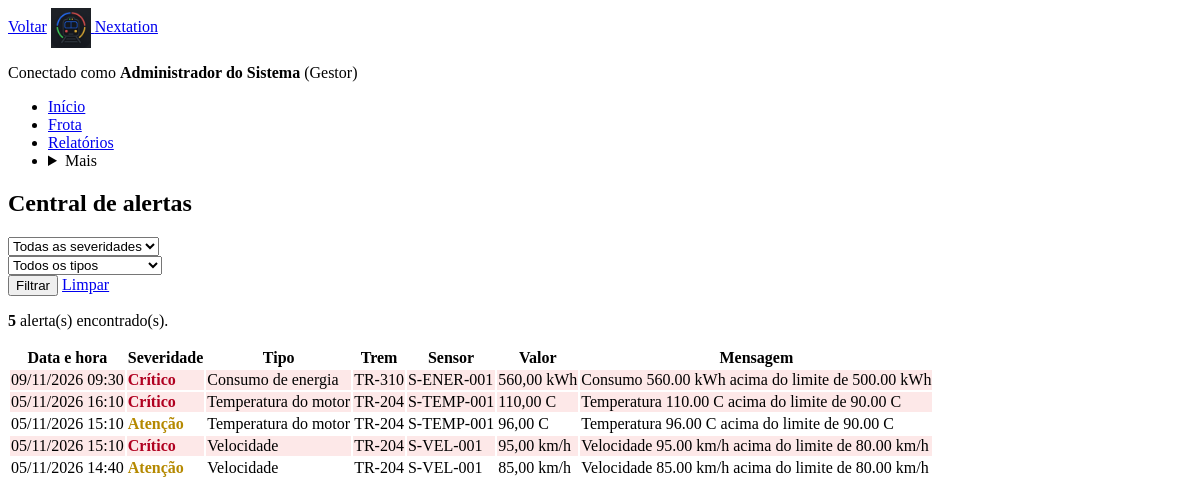
The page /notificacoes_alertas.php (signed in) on the database its author committed.
### tables this page shows
CREATE TABLE alertas (
    id_alerta INT NOT NULL AUTO_INCREMENT,
    id_leitura INT NOT NULL,
    tipo VARCHAR(40) NOT NULL,
    severidade ENUM('normal','atencao','critico') NOT NULL,
    mensagem VARCHAR(200) NOT NULL,
    data_hora DATETIME NOT NULL,
    PRIMARY KEY (id_alerta),
    CONSTRAINT fk_alertas_leituras FOREIGN KEY (id_leitura) REFERENCES leituras (id_leitura) ON DELETE CASCADE
);

CREATE TABLE sensores (
    id_sensor INT NOT NULL AUTO_INCREMENT,
    id_trem INT NOT NULL,
    codigo VARCHAR(20) NOT NULL,
    tipo VARCHAR(40) NOT NULL,
    localizacao VARCHAR(80),
    segmento VARCHAR(80),
    PRIMARY KEY (id_sensor),
    UNIQUE KEY uq_sensores_codigo (codigo),
    CONSTRAINT fk_sensores_trens FOREIGN KEY (id_trem) REFERENCES trens (id_trem) ON DELETE RESTRICT
);

CREATE TABLE trens (
    id_trem INT NOT NULL AUTO_INCREMENT,
    prefixo VARCHAR(10) NOT NULL,
    modelo VARCHAR(60) NOT NULL,
    ano INT NOT NULL,
    status ENUM('em_operacao','manutencao','inativo') NOT NULL DEFAULT 'em_operacao',
    capacidade DECIMAL(8,2) NOT NULL,
    ultima_inspecao DATE NULL,
    PRIMARY KEY (id_trem),
    UNIQUE KEY uq_trens_prefixo (prefixo)
);

CREATE TABLE leituras (
    id_leitura INT NOT NULL AUTO_INCREMENT,
    id_sensor INT NOT NULL,
    data_hora DATETIME NOT NULL,
    valor DECIMAL(10,2) NOT NULL,
    unidade VARCHAR(10) NOT NULL,
    PRIMARY KEY (id_leitura),
    CONSTRAINT fk_leituras_sensores FOREIGN KEY (id_sensor) REFERENCES sensores (id_sensor) ON DELETE CASCADE
);

### includes/funcoes.php (called while the page is built, shortened)
<?php
function e($texto)
{
    return htmlspecialchars((string)$texto, ENT_QUOTES, 'UTF-8');
}
function rotulosSeveridade()
{
    return ['normal' => 'Normal', 'atencao' => 'Atenção', 'critico' => 'Crítico'];
}

### includes/limites.php (called while the page is built, shortened)
<?php
function tiposSensor()
{
    return [
        'velocidade'        => 'Velocidade',
        'temperatura_motor' => 'Temperatura do motor',
        'consumo_energia'   => 'Consumo de energia',
        'localizacao'       => 'Localização',
    ];
}

### notificacoes_alertas.php (the view, shortened to what this page needs)
<?php
require __DIR__ . '/config/conexao.php';
require __DIR__ . '/includes/funcoes.php';
require __DIR__ . '/includes/limites.php';
$severidade = $_GET['severidade'] ?? '';
$tipo       = $_GET['tipo'] ?? '';
$pagina     = max(1, (int)($_GET['pagina'] ?? 1));
$condicoes = [];
$valores = [];
$tipos = '';
if ($severidade !== '' && array_key_exists($severidade, rotulosSeveridade())) {
    $condicoes[] = 'alertas.severidade = ?';
    $valores[] = $severidade;
    $tipos .= 's';
} else {
    $severidade = '';
}
if ($tipo !== '' && array_key_exists($tipo, tiposSensor())) {
    $condicoes[] = 'alertas.tipo = ?';
    $valores[] = $tipo;
    $tipos .= 's';
} else {
    $tipo = '';
}
$where = count($condicoes) > 0 ? ' WHERE ' . implode(' AND ', $condicoes) : '';
$from = ' FROM alertas
          INNER JOIN leituras ON leituras.id_leitura = alertas.id_leitura
          INNER JOIN sensores ON sensores.id_sensor = leituras.id_sensor
          INNER JOIN trens ON trens.id_trem = sensores.id_trem';
$stmt = $conexao->prepare('SELECT COUNT(*) AS total' . $from . $where);
$stmt->execute();
$total = (int)$stmt->get_result()->fetch_assoc()['total'];
$total_paginas = max(1, (int)ceil($total / POR_PAGINA));
$pagina = min($pagina, $total_paginas);
$offset = ($pagina - 1) * POR_PAGINA;
$sql = 'SELECT alertas.*, sensores.codigo, sensores.tipo AS tipo_sensor, trens.prefixo, leituras.valor, leituras.unidade'
     . $from . $where
     . ' ORDER BY alertas.data_hora DESC, alertas.id_alerta DESC LIMIT ? OFFSET ?';
$valores_pg = array_merge($valores, [POR_PAGINA, $offset]);
$stmt = $conexao->prepare($sql);
$stmt->bind_param($tipos . 'ii', ...$valores_pg);
$stmt->execute();
$resultado = $stmt->get_result();
$filtros = array_filter(['severidade' => $severidade, 'tipo' => $tipo]);
require __DIR__ . '/includes/cabecalho.php';
?>
<section class="pagina-cabecalho">
    <h1 class="titulo-pagina">Central de alertas</h1>
</section>
<form class="filtros" method="GET" action="notificacoes_alertas.php" role="search">
    <div class="campo">
        <select class="campo-entrada" id="severidade" name="severidade">
            <option value="">Todas as severidades</option>
        </select>
    </div>
    <div class="campo">
        <select class="campo-entrada" id="tipo" name="tipo">
            <option value="">Todos os tipos</option>
        </select>
    </div>
    <div class="filtros-acoes">
        <button class="botao botao-secundario" type="submit">Filtrar</button>
        <a class="botao-link" href="notificacoes_alertas.php">Limpar</a>
    </div>
</form>
<?php if ($resultado->num_rows === 0): ?>
    <p class="estado-vazio"><?= count($filtros) > 0 ? 'Nenhum alerta encontrado para os filtros selecionados.' : 'Nenhum alerta registrado. Tudo dentro do esperado.' ?></p>
<?php else: ?>
<p class="total-resultados"><strong><?= (int)$total ?></strong> alerta(s) encontrado(s).</p>
<table class="tabela tabela-cartoes tabela-alertas">
    <thead>
        <tr><th scope="col">Data e hora</th><th scope="col">Severidade</th><th scope="col">Tipo</th><th scope="col">Trem</th><th scope="col">Sensor</th><th scope="col">Valor</th><th scope="col">Mensagem</th></tr>
    </thead>
    <tbody>
    <?php while ($a = $resultado->fetch_assoc()): ?>
        <tr class="linha<?= $a['severidade'] === 'critico' ? ' linha-critica' : '' ?>">
            <td data-label="Data e hora"><?= e(date('d/m/Y H:i', strtotime($a['data_hora']))) ?></td>
            <td data-label="Severidade"><span class="selo sev-<?= e($a['severidade']) ?>"><?= e(rotulosSeveridade()[$a['severidade']] ?? $a['severidade']) ?></span></td>
            <td data-label="Tipo"><?= e(tiposSensor()[$a['tipo_sensor']] ?? $a['tipo_sensor']) ?></td>
            <td class="celula-principal" data-label="Trem"><?= e($a['prefixo']) ?></td>
            <td data-label="Sensor"><?= e($a['codigo']) ?></td>
            <td data-label="Valor"><?= e(number_format((float)$a['valor'], 2, ',', '.')) ?> <?= e($a['unidade']) ?></td>
            <td data-label="Mensagem"><?= e($a['mensagem']) ?></td>
        </tr>
    <?php endwhile; ?>
    </tbody>
</table>
<?php endif; $stmt->close(); ?>
<?php require __DIR__ . '/includes/rodape.php'; ?>

### assets/css/estilo.css (style rules this page uses)
.status-atencao, .sev-atencao { color: #b58900; font-weight: bold; }
.status-critico, .sev-critico { color: #b00020; font-weight: bold; }
.linha-critica { background: #fde8e8; }

### rows shown on the page
alertas: data_hora "09/11/2026 09:30", severidade "Crítico", sensores.tipo "Consumo de energia", trens.prefixo "TR-310", sensores.codigo "S-ENER-001", id_leitura.valor "560,00", id_leitura.unidade "kWh", mensagem "Consumo 560.00 kWh acima do limite de 500.00 kWh"
alertas: data_hora "05/11/2026 16:10", severidade "Crítico", sensores.tipo "Temperatura do motor", trens.prefixo "TR-204", sensores.codigo "S-TEMP-001", id_leitura.valor "110,00", id_leitura.unidade "C", mensagem "Temperatura 110.00 C acima do limite de 90.00 C"
alertas: data_hora "05/11/2026 15:10", severidade "Atenção", sensores.tipo "Temperatura do motor", trens.prefixo "TR-204", sensores.codigo "S-TEMP-001", id_leitura.valor "96,00", id_leitura.unidade "C", mensagem "Temperatura 96.00 C acima do limite de 90.00 C"
alertas: data_hora "05/11/2026 15:10", severidade "Crítico", sensores.tipo "Velocidade", trens.prefixo "TR-204", sensores.codigo "S-VEL-001", id_leitura.valor "95,00", id_leitura.unidade "km/h", mensagem "Velocidade 95.00 km/h acima do limite de 80.00 km/h"
alertas: data_hora "05/11/2026 14:40", severidade "Atenção", sensores.tipo "Velocidade", trens.prefixo "TR-204", sensores.codigo "S-VEL-001", id_leitura.valor "85,00", id_leitura.unidade "km/h", mensagem "Velocidade 85.00 km/h acima do limite de 80.00 km/h"

### other values the page prints
$_SESSION['usuario_nome'] "Administrador do Sistema"
rotuloPapel($_SESSION['usuario_papel']) "Gestor"
$total "5"
